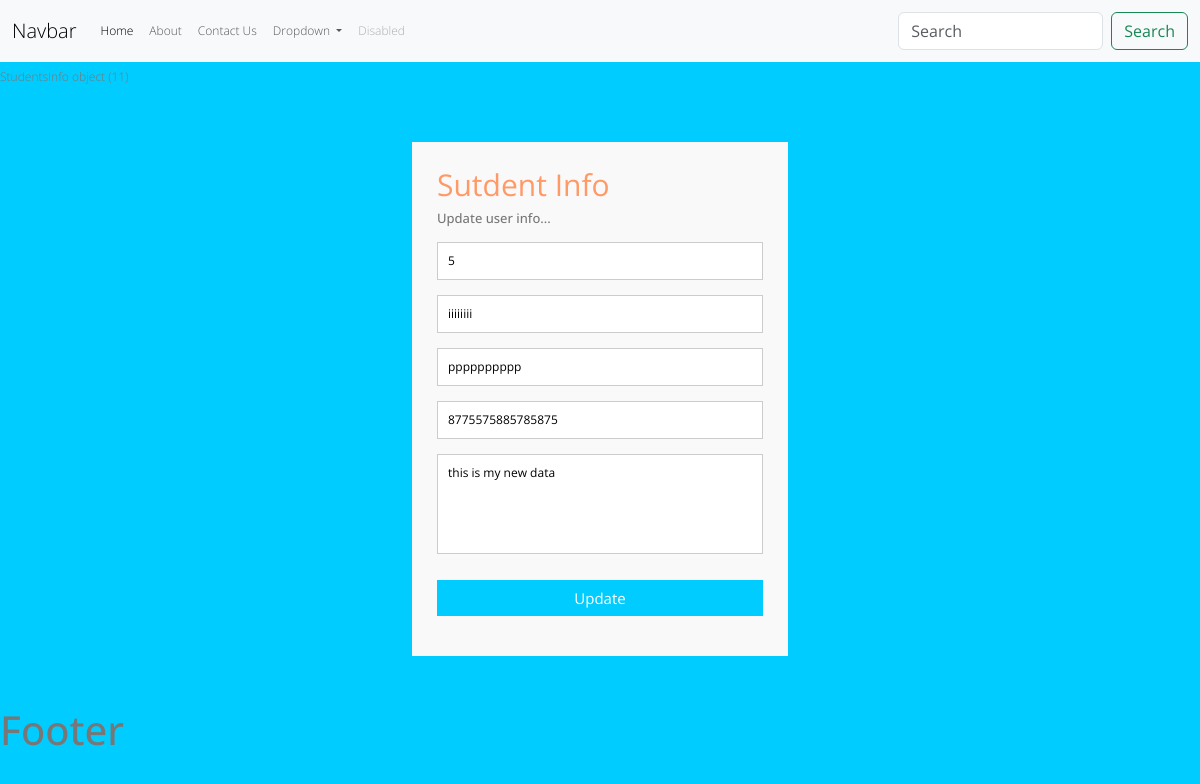
Screenshot of /showupdate/11 with the database file from the repository.
### myapp/models.py (models this page shows)
class StudentsInfo(models.Model):
    stu_id = models.IntegerField()
    stu_f_name = models.CharField(max_length = 30)
    stu_l_name = models.CharField(max_length=30)
    phone_number = models.IntegerField()
    stu_message = models.TextField()

### myapp/views.py (the view)
# urls.py: path("showupdate/<int:id>", views.showupdate),
def showupdate(request, id):
    mydata = StudentsInfo.objects.get(id = id)
    return render(request, "updatethis.html", {"data" : mydata})

### templates/updatethis.html (shortened to what this page needs)
{% extends 'base.html' %}
{% block body %}
    <link href="https://cdn.jsdelivr.net/npm/bootstrap@5.3.1/dist/css/bootstrap.min.css" rel="stylesheet"
>
    <div>
      {{data}}
      <div class="container">
        <form id="contact" action="/update/{{data.id}}" method="post">
          <h3>Sutdent Info</h3>
          <h4>Update user info...</h4>
          <fieldset>
            <input placeholder="Enter Student id" name="id" type="text" tabindex="1" value="{{data.stu_id}}"  autofocus>
          </fieldset>
          <fieldset>
            <input placeholder="Student First Name" name="fname" type="text" value="{{data.stu_f_name}}" tabindex="1" >
          </fieldset>
          <fieldset>
            <input placeholder="Student Last Name" type="text" name="lanme" value="{{data.stu_l_name}}" tabindex="2" >
          </fieldset>
          <fieldset>
            <input placeholder="Your Phone Number" name="phone" type="tel" value="{{data.phone_number}}" tabindex="3" >
          </fieldset>
          <fieldset>
            <textarea name="dec" placeholder="Type your Message Here...." tabindex="5" >{{data.stu_message}}</textarea>
          </fieldset>
          <fieldset>
            <button name="submit" type="submit" id="contact-submit" data-submit="...Sending">Update</button>
          </fieldset>
        </form>
      </div>
    </div>
{% endblock body %}

### templates/updatethis.html (style rules this page uses)
* { margin: 0; padding: 0; box-sizing: border-box; -webkit-box-sizing: border-box; -moz-box-sizing: border-box; -webkit-font-smoothing: antialiased; -moz-font-smoothing: antialiased; -o-font-smoothing: antialiased; font-smoothing: antialiased; text-rendering: optimizeLegibility; }
body { font-family: "Open Sans", Helvetica, Arial, sans-serif; font-weight: 300; font-size: 12px; line-height: 30px; color: #777; background: #0CF; }
.container { max-width: 400px; width: 100%; margin: 0 auto; position: relative; }
#contact input[type="text"], #contact input[type="email"], #contact input[type="tel"], #contact input[type="url"], #contact textarea, #contact button[type="submit"] { font: 400 12px/16px "Open Sans", Helvetica, Arial, sans-serif; }
#contact { background: #F9F9F9; padding: 25px; margin: 50px 0; }
#contact h3 { color: #F96; display: block; font-size: 30px; font-weight: 400; }
#contact h4 { margin: 5px 0 15px; display: block; font-size: 13px; }
fieldset { border: medium none !important; margin: 0 0 10px; min-width: 100%; padding: 0; width: 100%; }
#contact input[type="text"], #contact input[type="email"], #contact input[type="tel"], #contact input[type="url"], #contact textarea { width: 100%; border: 1px solid #CCC; background: #FFF; margin: 0 0 5px; padding: 10px; }
#contact textarea { height: 100px; max-width: 100%; resize: none; }
#contact button[type="submit"] { cursor: pointer; width: 100%; border: none; background: #0CF; color: #FFF; margin: 0 0 5px; padding: 10px; font-size: 15px; }

### rows the page displays
StudentsInfo: id "StudentsInfo object (11)", id "5", fname "iiiiiiii", lanme "pppppppppp", phone "8775575885785875", dec "this is my new data"
